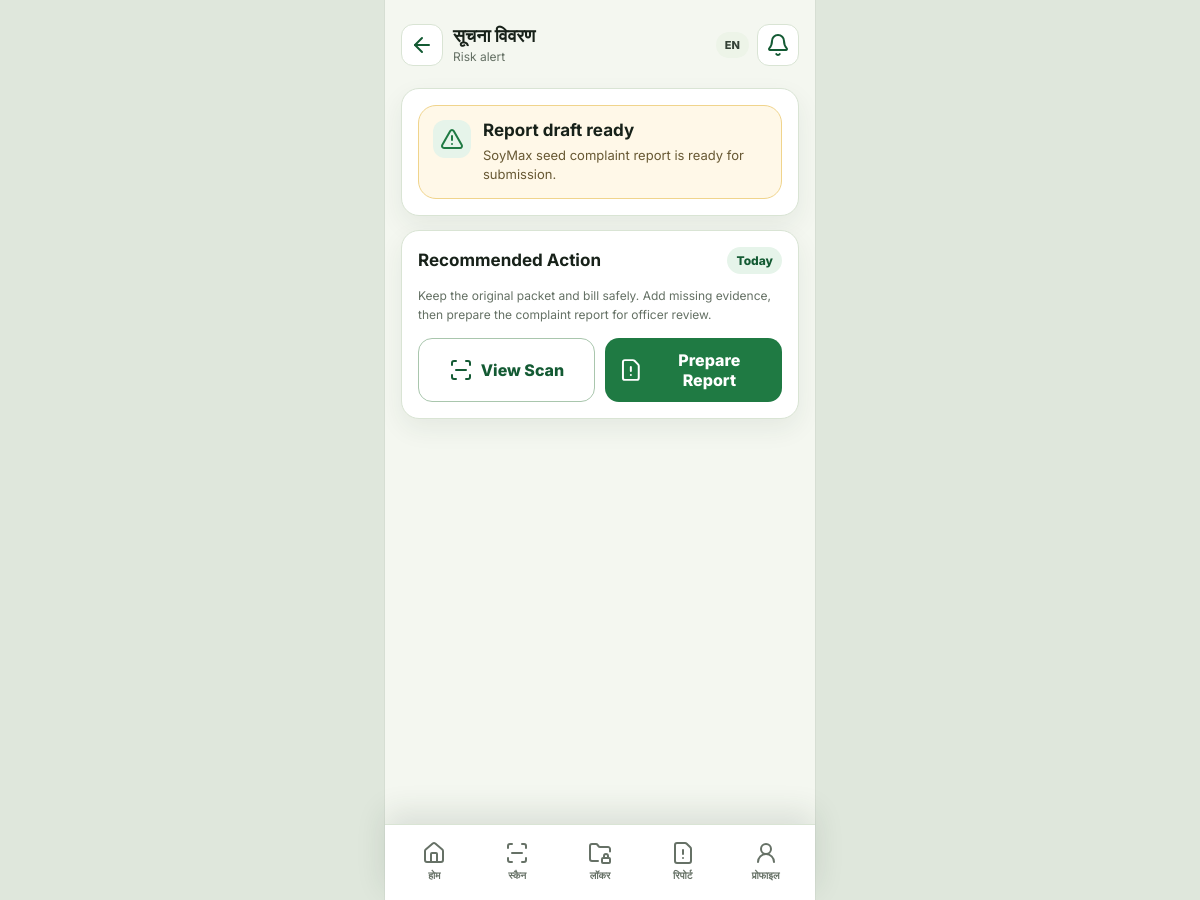
/farmer/notification-detail.php (signed in), run on the app's committed database.
### tables this page shows
CREATE TABLE notifications (
  id INT AUTO_INCREMENT PRIMARY KEY,
  user_id INT NOT NULL,
  case_id INT NULL,
  title VARCHAR(160) NOT NULL,
  message TEXT NOT NULL,
  severity ENUM('ok','warn','bad') NOT NULL DEFAULT 'warn',
  is_read TINYINT(1) NOT NULL DEFAULT 0,
  created_at TIMESTAMP DEFAULT CURRENT_TIMESTAMP,
  FOREIGN KEY (user_id) REFERENCES users(id) ON DELETE CASCADE,
  FOREIGN KEY (case_id) REFERENCES cases(id) ON DELETE SET NULL
);

### app/db.php (called while the page is built, shortened)
<?php
function db(): PDO
{
    static $pdo = null;
    if ($pdo instanceof PDO) {
        return $pdo;
    }
    $dsn = 'mysql:host=' . DB_HOST . ';dbname=' . DB_NAME . ';charset=utf8mb4';
    $pdo = new PDO($dsn, DB_USER, DB_PASS, [
        PDO::ATTR_ERRMODE => PDO::ERRMODE_EXCEPTION,
        PDO::ATTR_DEFAULT_FETCH_MODE => PDO::FETCH_ASSOC,
    ]);
    return $pdo;
}
function fetch_one(string $sql, array $params = []): ?array
{
    $stmt = db()->prepare($sql);
    $stmt->execute($params);
    $row = $stmt->fetch();
    return $row ?: null;
}

### app/helpers.php (called while the page is built, shortened)
<?php
require_once __DIR__ . '/db.php';
function e(?string $value): string
{
    return htmlspecialchars((string) $value, ENT_QUOTES, 'UTF-8');
}
function url(string $path = ''): string
{
    return APP_BASE . '/' . ltrim($path, '/');
}
function current_user(): ?array
{
    return fetch_one('SELECT * FROM users WHERE id = ?', [(int) $_SESSION['user_id']]);
}
function require_login(): array
{
    $user = current_user();
    return $user;
}
function badge_class(string $value): string
{
    return match (strtolower($value)) {
        'high', 'bad', 'retake', 'failed' => 'red',
        'medium', 'warn', 'review', 'pending', 'draft' => 'yellow',
        default => 'green',
    };
}

### farmer/notification-detail.php (the view, shortened to what this page needs)
<?php
require_once __DIR__ . '/../app/helpers.php';
$user = require_login();
$id = (int) ($_GET['id'] ?? 0);
$item = fetch_one('SELECT * FROM notifications WHERE id = ? AND user_id = ?', [$id, $user['id']])
    ?? fetch_one('SELECT * FROM notifications WHERE user_id = ? ORDER BY id DESC LIMIT 1', [$user['id']]);
require __DIR__ . '/../app/partials/farmer-head.php';
?>
<section class="card">
  <div class="risk <?= $item['severity'] === 'bad' ? 'high' : '' ?>"><div class="status-icon <?= e($item['severity']) ?>"><i data-lucide="triangle-alert"></i></div><div><h2><?= e($item['title']) ?></h2><p><?= e($item['message']) ?></p></div></div>
</section>
<section class="card">
  <div class="card-head"><h2>Recommended Action</h2><span class="badge <?= badge_class($item['severity']) ?>">Today</span></div>
  <p class="muted" style="line-height: 1.6;">Keep the original packet and bill safely. Add missing evidence, then prepare the complaint report for officer review.</p>
  <div class="actions" style="margin-top: 14px;"><a class="btn btn-outline" href="<?= url('farmer/scan-history.php') ?>"><i data-lucide="scan-line"></i>View Scan</a><a class="btn btn-primary" href="<?= url('farmer/report-preview.php') ?>"><i data-lucide="file-warning"></i>Prepare Report</a></div>
</section>
<?php require __DIR__ . '/../app/partials/farmer-foot.php'; ?>

### assets/css/mobile.css (style rules this page uses)
:root { --bg: #f4f7f0; --surface: #ffffff; --surface-2: #edf4e8; --ink: #172119; --muted: #647064; --line: #d9e4d4; --green: #1f7a43; --green-2: #135a33; --yellow: #f5b544; --red: #c64232; --blue: #2f70b7; --shadow: 0 14px 34px rgba(31, 57, 38, 0.12); }
* { box-sizing: border-box; }
body { margin: 0; min-height: 100vh; font-family: Inter, system-ui, -apple-system, BlinkMacSystemFont, "Segoe UI", sans-serif; background: #dfe7dc; color: var(--ink); }
a { color: inherit; text-decoration: none; }
.brand-mark, .icon-btn, .avatar, .status-icon { display: grid; place-items: center; flex: 0 0 auto; }
.actions { display: grid; grid-template-columns: 1fr 1fr; gap: 10px; }
.btn { min-height: 48px; border: 0; border-radius: 14px; padding: 12px 14px; display: inline-flex; align-items: center; justify-content: center; gap: 8px; font-weight: 800; text-align: center; }
.btn-primary { background: var(--green); color: #fff; }
.btn-outline { border: 1px solid #a9c6ad; background: #fff; color: var(--green-2); }
.card, .metric, .list-row, .field-card { border: 1px solid var(--line); border-radius: 18px; background: var(--surface); box-shadow: 0 10px 26px rgba(31, 57, 38, 0.07); }
.card { padding: 16px; margin-top: 14px; }
.card-head { display: flex; align-items: center; justify-content: space-between; gap: 10px; margin-bottom: 12px; }
.card-head h2, .section-title { margin: 0; font-size: 17px; letter-spacing: 0; }
.card-head span, .muted { color: var(--muted); font-size: 12px; }
.status-icon { width: 38px; height: 38px; border-radius: 12px; }
.status-icon.ok { background: #e6f4ea; color: var(--green); }
.badge { border-radius: 999px; padding: 6px 9px; background: var(--surface-2); color: #344136; font-size: 11px; font-weight: 800; white-space: nowrap; }
.badge.green { background: #e6f4ea; color: var(--green-2); }
.risk { border-radius: 18px; border: 1px solid #f0d48c; background: #fff8e8; padding: 14px; display: grid; grid-template-columns: auto minmax(0, 1fr); gap: 12px; }
.risk h2 { margin: 0; font-size: 17px; }
.risk p { margin: 6px 0 0; color: #675833; line-height: 1.45; font-size: 13px; }

### data on the page
notifications: title "Report draft ready", message "SoyMax seed complaint report is ready for submission."

### other printed values
label_text($pageTitle ?? 'Farmer Panel') "सूचना विवरण"
$pageSubtitle "Risk alert"
label_text('Home') "होम"
label_text('Scan') "स्कैन"
label_text('Locker') "लॉकर"
label_text('Report') "रिपोर्ट"
label_text('Profile') "प्रोफाइल"
